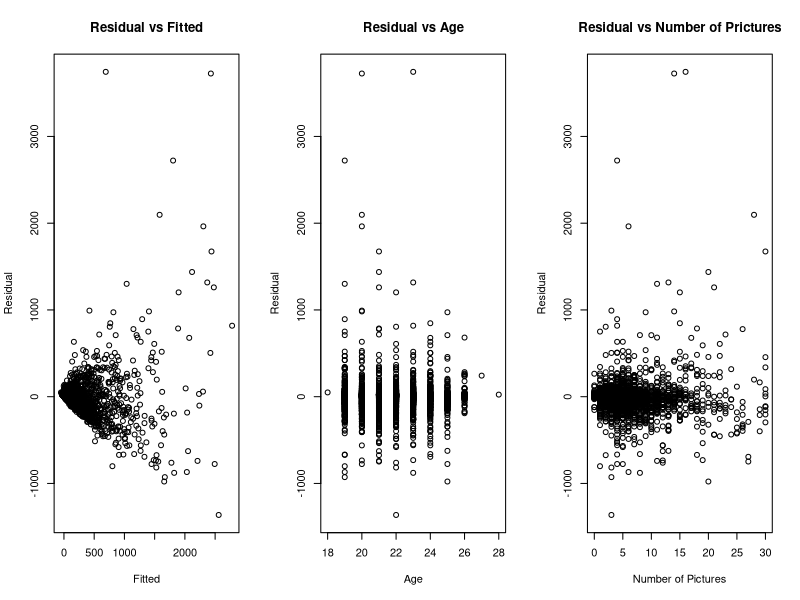
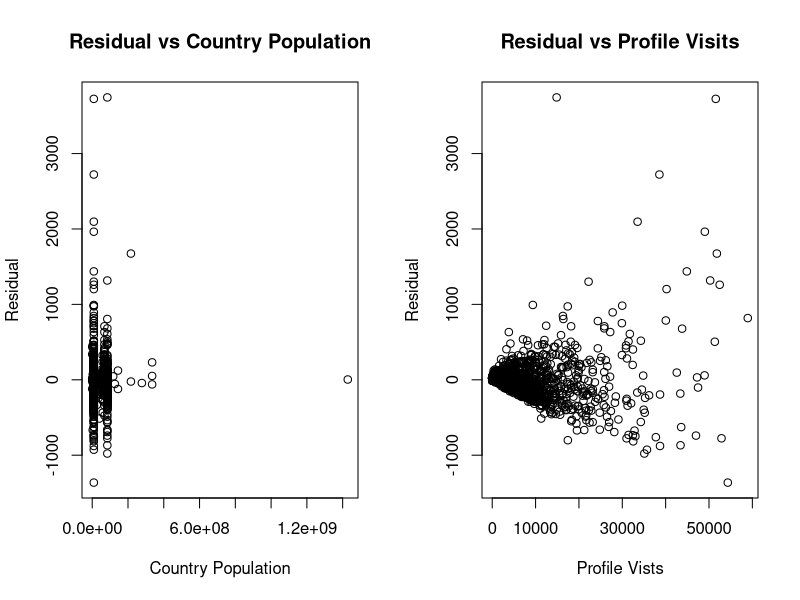
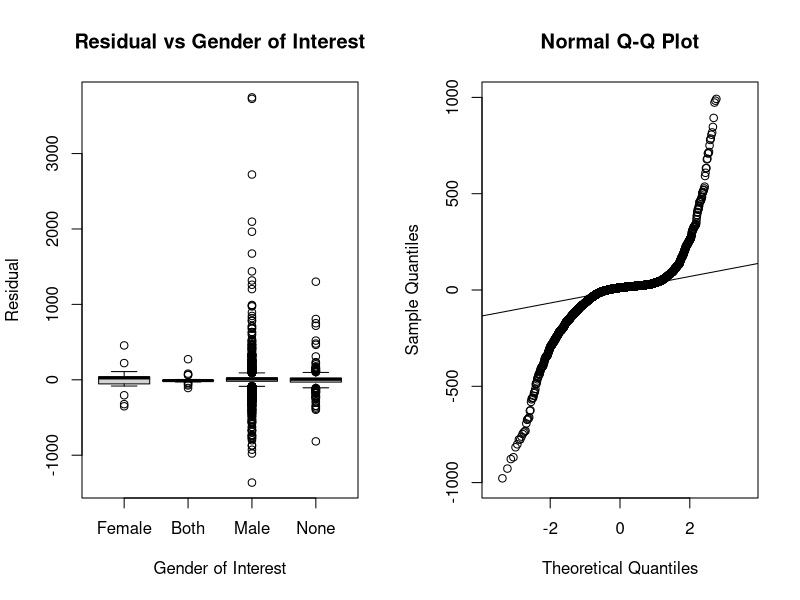
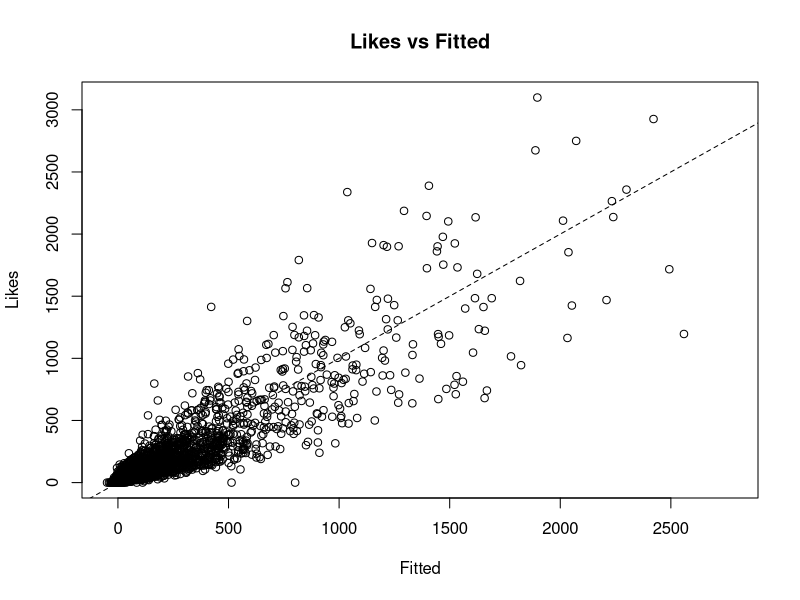
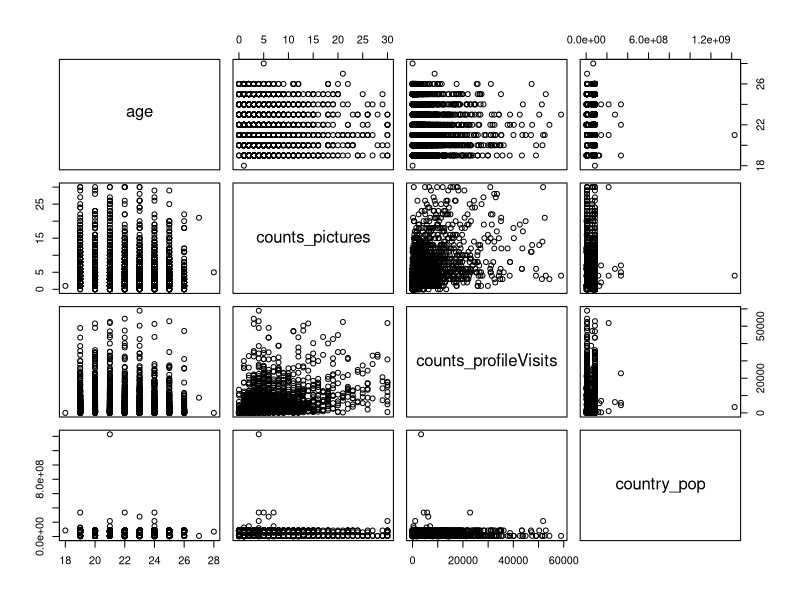

These figures' R source, in order:
## ---- chunk 1
knitr::opts_chunk$set(echo = TRUE)
## ---- chunk 2

#install.packages('tidyverse')
library(tidyverse)

data <- read_csv("dating_data.csv")

names(data) <- gsub(" ", "_", names(data)) #Changes Spaces to Underlines: 

## ---- chunk 3

# Adds a new column with the full country name using case_when
data <- data %>%
  mutate(country_full = case_when(
    country == "CH" ~ "Switzerland",
    country == "CA" ~ "Canada",
    country == "DE" ~ "Germany",
    country == "FR" ~ "France",
    country == "US" ~ "United States of America",
    country == "AT" ~ "Austria",
    country == "CZ" ~ "Czech Republic",
    country == "JM" ~ "Jamaica",
    country == "SC" ~ "Seychelles",
    country == "LR" ~ "Liberia",
    country == "BA" ~ "Bosnia and Herzegovina",
    country == "IT" ~ "Italy",
    country == "LI" ~ "Liechtenstein",
    country == "ES" ~ "Spain",
    country == "NL" ~ "Netherlands",
    country == "LU" ~ "Luxembourg",
    country == "AU" ~ "Australia",
    country == "BR" ~ "Brazil",
    country == "RU" ~ "Russia",
    country == "ID" ~ "Indonesia",
    country == "TR" ~ "Turkey",
    country == "GB" ~ "United Kingdom",
    country == "BE" ~ "Belgium",
    country == "ET" ~ "Ethiopia",
    country == "HU" ~ "Hungary",
    country == "AR" ~ "Argentina",
    country == "PE" ~ "Peru",
    country == "UA" ~ "Ukraine",
    country == "IN" ~ "India",
    country == "RO" ~ "Romania",
    country == "PH" ~ "Philippines",
    country == "CF" ~ "Central African Republic",
    TRUE ~ NA_character_  # For any unmatched values, set to NA
  ))

## ---- chunk 4

# Adds a new column with the population of each country
data <- data %>%
  mutate(country_pop = case_when(
    country == "CH" ~ 8849850,
    country == "CA" ~ 40097760,
    country == "DE" ~ 84482270,
    country == "FR" ~ 68170230,
    country == "US" ~ 334914900,
    country == "AT" ~ 9132380,
    country == "CZ" ~ 10873690,
    country == "JM" ~ 2825540,
    country == "SC" ~ 119770,
    country == "LR" ~ 5418380,
    country == "BA" ~ 3210850,
    country == "IT" ~ 58761150,
    country == "LI" ~ 39580,
    country == "ES" ~ 48373340,
    country == "NL" ~ 17879490,
    country == "LU" ~ 668610,
    country == "AU" ~ 26638540,
    country == "BR" ~ 216422450,
    country == "RU" ~ 143826130,
    country == "ID" ~ 277534120,
    country == "TR" ~ 85326000,
    country == "GB" ~ 68350000,
    country == "BE" ~ 11822590,
    country == "ET" ~ 126527060,
    country == "HU" ~ 9589870,
    country == "AR" ~ 46654580,
    country == "PE" ~ 34352720,
    country == "UA" ~ 37000000,
    country == "IN" ~ 1428627660,
    country == "RO" ~ 19056120,
    country == "PH" ~ 117337370,
    country == "CF" ~ 5742310,
    TRUE ~ NA_real_  # For any unmatched values, set to NA
  ))

# Removes the outlier for count_kisses
data <- filter(data, counts_kisses != 9288)
## ---- chunk 5

# MODEL ONE: Regression
model <- lm(counts_kisses ~ age + counts_pictures + counts_profileVisits + country_pop + genderLooking, data = data)

# RESIDUAL PLOTS 
par(mfrow = c(1, 3)) # Environment 2
# 1. Residual vs Fitted plot
x1 = fitted(model)
y1 = resid(model)
plot_model1 <- plot(x = x1, y = y1, xlab = "Fitted", ylab = "Residual", main = "Residual vs Fitted")

# 2. Residual vs Predictor: Age 
plot(y1 ~ data$age, main = "Residual vs Age", 
     xlab = "Age", ylab = "Residual")

# 3. Residual vs Predictor: counts_picture 
plot(y1 ~ data$counts_pictures, main = "Residual vs Number of Prictures", 
     xlab = "Number of Pictures", ylab = "Residual")

par(mfrow = c(1, 1))

par(mfrow = c(1, 2)) # Environment 2
# 4. Residual vs Predictor: country_pop 
plot(y1 ~ data$country_pop, main = "Residual vs Country Population", 
     xlab = "Country Population", ylab = "Residual")

# 5. Residual vs Predictor: counts_profileVisits 
plot(y1 ~ data$counts_profileVisits, main = "Residual vs Profile Visits", 
     xlab = "Profile Vists", ylab = "Residual")
par(mfrow = c(1, 1))

par(mfrow = c(1, 2)) # Environment 3
# 6. Residual vs Predictor: genderLooking
boxplot(y1 ~ data$genderLooking, main = "Residual vs Gender of Interest", 
     xlab = "Gender of Interest", ylab = "Residual", names = c('Female', 'Both', 'Male', 'None'))

# QQ-NORM PLOTS 
qqnorm_model1 <- qqnorm(y1, ylim = c(-1000, 1000))
qqline(y1)

par(mfrow = c(1, 1))

## ---- chunk 6
# Checking Assumption 1: Response vs Fitted
condition_1 <- plot(x = x1, y = data$counts_kisses, main = "Likes vs Fitted", xlab = "Fitted", ylab = "Likes", ylim = c(0, 3100))
abline(a=0, b=1, lty=2) # 45 degree line

# Checking Assumption 2: Pairwise Scatterplot
condition_2 <- pairs(data[, c("age", "counts_pictures", "counts_profileVisits", "country_pop")])
